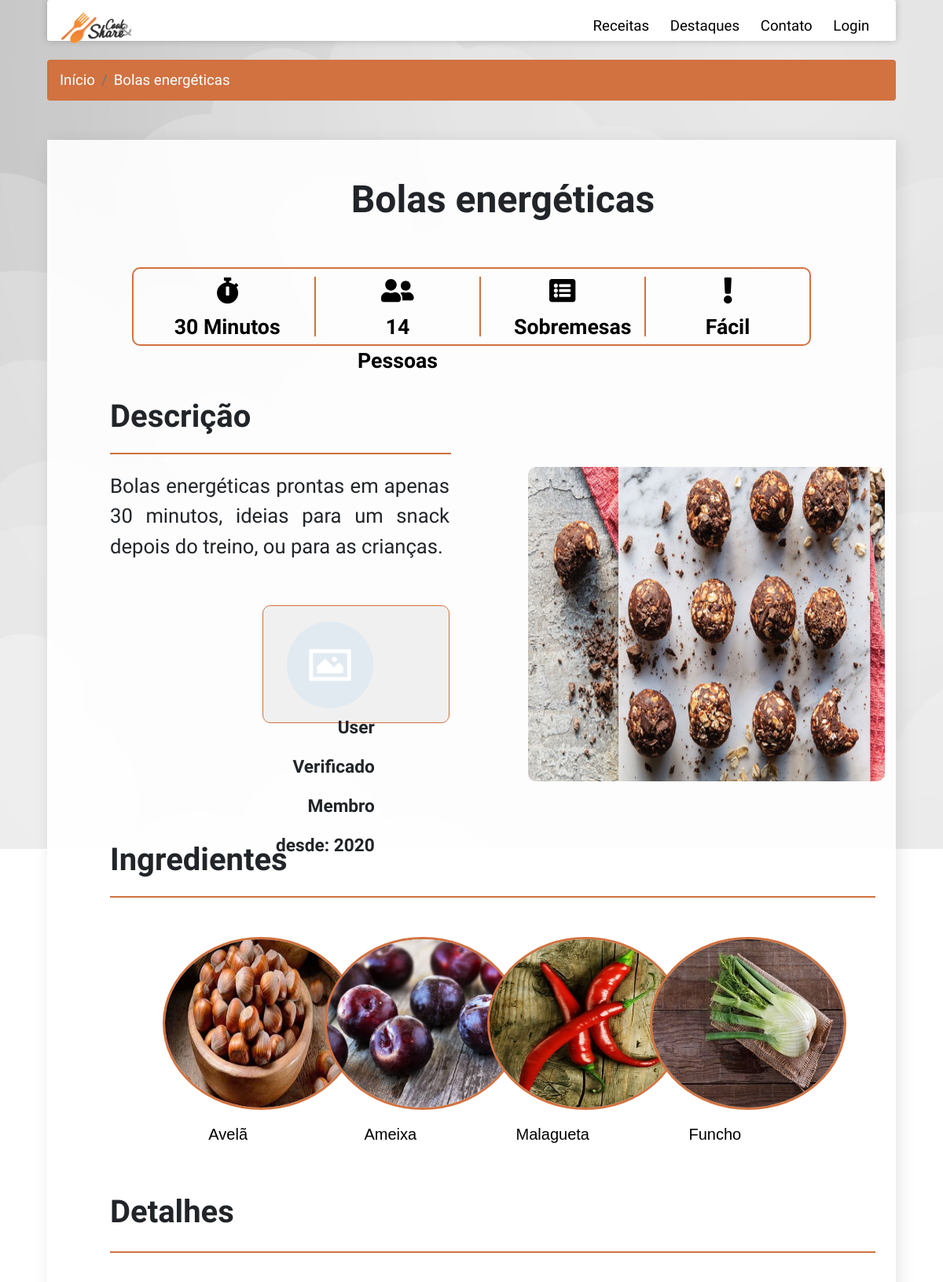
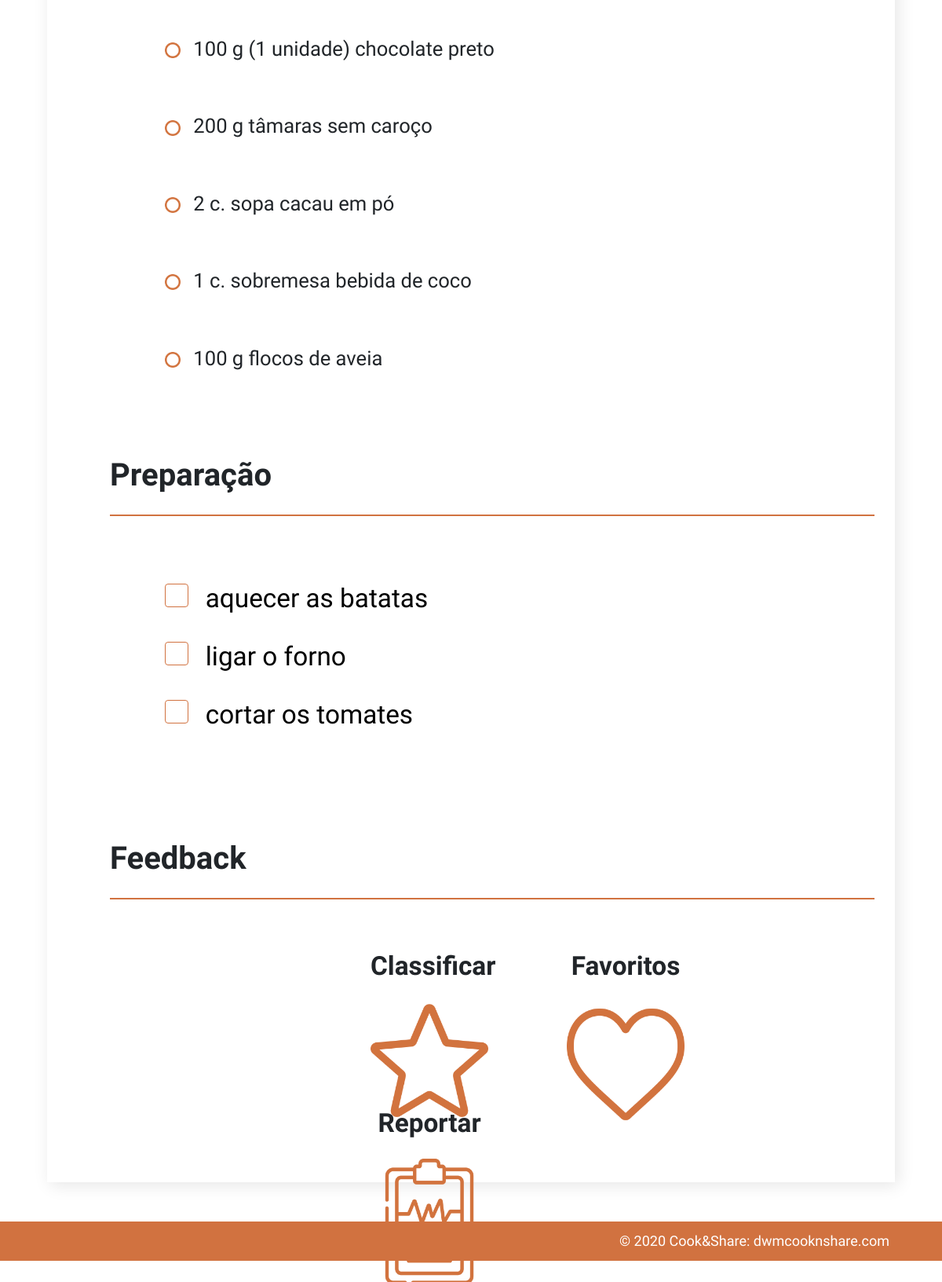
Screenshot of /receita.php?receita=7 with the database file from the repository (2 pictures, top to bottom).
### tables this page shows
CREATE TABLE `receitas` (
  `id_receita` int(6) NOT NULL,
  `id_user` int(6) NOT NULL,
  `nome` varchar(255) NOT NULL,
  `imagem` varchar(22) NOT NULL DEFAULT 'sem_imagem.jpg',
  `descricao` longtext NOT NULL,
  `duracao` int(10) NOT NULL,
  `ingredientes_desc` varchar(255) NOT NULL,
  `id_ingredientes` varchar(255) NOT NULL,
  `passos` varchar(255) NOT NULL,
  `id_categoria` int(6) NOT NULL,
  `npessoas` int(10) NOT NULL,
  `classificacao` int(11) NOT NULL DEFAULT 3,
  `total_classificacao` float NOT NULL,
  `nclassificacoes` int(11) NOT NULL,
  `dificuldade` enum('Fácil','Média','Difícil','') NOT NULL,
  `privacidade` enum('Público','Privado') NOT NULL DEFAULT 'Público',
  `estado` enum('Pendente','Aprovado','','') NOT NULL DEFAULT 'Pendente',
  `criado` timestamp NOT NULL DEFAULT current_timestamp(),
  `editado` timestamp NOT NULL DEFAULT current_timestamp() ON UPDATE current_timestamp()
);

CREATE TABLE `categorias` (
  `id_categoria` int(6) NOT NULL,
  `nome` varchar(255) NOT NULL,
  `imagem` varchar(255) NOT NULL DEFAULT 'sem_imagem.jpg',
  `criado` timestamp NOT NULL DEFAULT current_timestamp(),
  `editado` timestamp NOT NULL DEFAULT current_timestamp() ON UPDATE current_timestamp()
);

CREATE TABLE `utilizadores` (
  `id_user` int(6) NOT NULL,
  `nome` varchar(255) NOT NULL,
  `apelido` varchar(255) DEFAULT NULL,
  `imagem` varchar(255) DEFAULT 'sem_imagem.jpg',
  `email` varchar(255) NOT NULL,
  `nif` bigint(9) DEFAULT 0,
  `idade` int(10) DEFAULT 0,
  `sexo` enum('Não Definido','Masculino','Feminino','Não Revelar') NOT NULL DEFAULT 'Não Definido',
  `nivel` enum('1','2') NOT NULL,
  `password` varchar(255) NOT NULL,
  `verificacao` enum('Não','Sim') NOT NULL DEFAULT 'Não',
  `token_verificacao` varchar(32) DEFAULT NULL,
  `token_passwordreset` varchar(32) DEFAULT NULL,
  `criado` timestamp NOT NULL DEFAULT current_timestamp(),
  `editado` timestamp NOT NULL DEFAULT current_timestamp() ON UPDATE current_timestamp()
);

CREATE TABLE `ingredientes` (
  `id_ingrediente` int(6) NOT NULL,
  `nome` varchar(255) NOT NULL,
  `imagem` varchar(255) NOT NULL DEFAULT 'sem_imagem.jpg',
  `criado` timestamp NOT NULL DEFAULT current_timestamp(),
  `editado` timestamp NOT NULL DEFAULT current_timestamp() ON UPDATE current_timestamp()
);

### receita.php (the view, shortened to what this page needs)
<?php
include 'db.php';
    if (isset($_GET["receita"])){
        $receita = $_GET["receita"];
      }
      $receita = intval($receita);
      $query1 = mysqli_query($conn, "SELECT receitas.id_receita, receitas.nome, receitas.total_classificacao, receitas.nclassificacoes, receitas.imagem, receitas.descricao, receitas.duracao, receitas.ingredientes_desc, receitas.id_ingredientes,
      receitas.passos, receitas.npessoas, receitas.classificacao, receitas.dificuldade, receitas.criado, categorias.nome AS 'catnome', utilizadores.nome AS 'usernome',  utilizadores.imagem AS 'user_img',
      utilizadores.apelido AS 'userapelido', utilizadores.criado AS 'usercriado' FROM receitas INNER JOIN utilizadores ON receitas.id_user = utilizadores.id_user INNER JOIN
      categorias ON receitas.id_categoria = categorias.id_categoria WHERE receitas.id_receita = $receita");
      foreach ($query1 as $row) {
        $nome = $row['nome'];
        $imagem = $row['imagem'];
        $user_img = $row['user_img'];
        $descricao = $row['descricao'];
        $duracao = $row['duracao'];
        $ingredientes = $row['ingredientes_desc'];
        $id_ingredientes = $row['id_ingredientes'];
        $passos = $row['passos'];
        $npessoas = $row['npessoas'];
        $dificuldade = $row['dificuldade'];
        $catnome = $row['catnome'];
        $usernome = $row['usernome'];
        $userapelido = $row['userapelido'];
        $usercriado = $row['usercriado'];
        $usercriado = date('Y', strtotime($usercriado));
        }
        ?>
<html>
<head>
    <link rel="stylesheet" href="https://stackpath.bootstrapcdn.com/bootstrap/4.4.1/css/bootstrap.min.css">
    <link href='https://cdnjs.cloudflare.com/ajax/libs/font-awesome/4.7.0/css/font-awesome.min.css' rel='stylesheet' type='text/css'>
    <link rel="stylesheet" href="assets/css/receita.css">
    <link rel="stylesheet" href="assets/css/toastr.css">
    <link rel="stylesheet" href="https://cdnjs.cloudflare.com/ajax/libs/rateYo/2.3.2/jquery.rateyo.min.css">
</head>
<body>
<?php include("includes/navsU.php"); ?>
 <div class="dbreadcrumb" aria-label="breadcrumb">
        <ol class="breadcrumb">
            <li class="breadcrumb-item"><a href="receitas.php">Início</a></li>
            <li class="breadcrumb-item active" aria-current="page"><a href="" onclick="location.reload();"><?php echo $nome?></a></li>
        </ol>
    </div>
    <div class="content">
        <p class="nome"><?php echo $nome?></p>
        <div class="op">
            <ul class="infos">
                <li class="tempo"><span class="icon"><i class='fas fa-stopwatch' aria-hidden="true"></i></span><br>
                <?php echo $duracao;?> Minutos</a></li>
                <li class="pessoas"><span class="icon"><i class='fas fa-user-friends' aria-hidden="true"></i></span><br>
                <?php echo $npessoas;?> Pessoas</a></li>
                <li class="categoria"><span class="icon"><i class='fa fa-list-alt' aria-hidden="true"></i></span><br>
                <?php echo $catnome;?> </a></li>
                <li class="dificuldade"><span class="icon"><i class='fas fa-exclamation' aria-hidden="true"></i></span><br>
                <?php echo $dificuldade;?></a></li>
            </ul>
        </div>
        <p class="descricao">Descrição</p>
        <hr class="hrdesc">
        <div class="descricao">
            <p><?php echo $descricao?></p>
            <div class="autor">
            <img src="/admin/img/users/<?php echo $user_img?>" alt="<?php echo $nome?>">
            <div class="nomes">
                <span class="nome"><?php echo $usernome?> <?php echo $userapelido?> </span>
                <p class="criado">Membro desde: <?php echo $usercriado?></p>
            </div>
        </div>
        </div>
        <div class="imagem">
            <img src="/assets/img/receitas/<?php echo $imagem?>" alt="<?php echo $nome?>">
        </div>
        <p class="ingredientes">Ingredientes</p>
        <hr class="hring">
        <div class="ingredientes">
        <ul id="c">
		<?php
            $id_ingredientes = explode(',', $id_ingredientes);
            foreach($id_ingredientes as $ingre){
                $ingre = intval($ingre);
                $query2 = mysqli_query($conn, "SELECT * FROM ingredientes WHERE ingredientes.id_ingrediente = '$ingre'");
                foreach($query2 as $row2) {
                    $ingrediente_nome = $row2['nome'];
                    $ingrediente_imagem = $row2['imagem'];
                    echo "
                    <li><p><img src='admin/img/ingredientes/$ingrediente_imagem' alt='$ingrediente_nome'></p><p>$ingrediente_nome</p></li>
                    ";
                }
            }
           ?>
	    </ul>
        </div>
        <p class="detingre">Detalhes</p>
        <hr class="hrdet">
        <div class="ingredesc">
            <?php
            $ingredientes = explode(',', $ingredientes);
            echo " <div class='ingrep'>";
            foreach($ingredientes as $ingres){
                echo "
                <p class='ingres'><img src='assets/img/circulo.png' alt=''> ", $ingres , "</p>
                ";
            }
           ?>
           </div>
           </div>
        <p class="passos">Preparação</p>
        <hr class="hrpassos">
        <div class="passosdesc">
        <?php
            $passos = explode(',', $passos);
            echo " <div class='pre'>";
            foreach($passos as $passo){
                echo "
                <p class='pre'><input type='checkbox' id='$passo' name='ps' value='ps'>
                <label for='$passo' class='passossp' data-content='$passo'>$passo</label></p>
                ";
            }
            ?>
        </div>
        </div>
        <p class="feedback">Feedback</p>
        <hr class="feedback">
        <div class="opcoes">
            <div class="divclass">
                <p>Classificar</p>
                <img class="class" id="class" src="assets/img/classificar.png" alt="Classificar Receita">
            </div>
            <div class="divfav">
                <p>Favoritos</p>
                <img id="favs" class="fav" src="assets/img/favoritos.png" alt="Adicionar Receita aos Favoritos">
            </div>
            <div class="divrep">
                <p>Reportar</p>
            </div>
        </div>
    </div>
</body>
</html>

### assets/css/navU.css (style rules this page uses)
* { margin: 0; padding: 0; font-family: 'Dosis', sans-serif; }

### assets/css/footer.css (style rules this page uses)
footer { position: relative; width: 100%; height: 50px; bottom: 0; background-color: #D17240; }
div#foot p { text-align: center; color: white; font-size: 18px; padding-top: 10px; line-height: 30px; margin-bottom: 0!important; }

### rows the page displays
receitas: nome "Bolas energéticas", duracao "30", npessoas "14", id_categoria.nome "Sobremesas", dificuldade "Fácil", descricao "Bolas energéticas prontas em apenas 30 minutos, ideias para um snack depois do treino, ou para as crianças.", id_user.imagem (picture), id_user.nome "User", id_user.apelido "Verificado", id_user.criado "2020", imagem (picture), ingredientes_desc "100 g (1 unidade) chocolate preto", ingredientes_desc "200 g tâmaras sem caroço", ingredientes_desc "2 c. sopa cacau em pó", ingredientes_desc "1 c. sobremesa bebida de coco", ingredientes_desc "100 g flocos de aveia", passos "aquecer as batatas", passos "ligar o forno", passos "cortar os tomates"
ingredientes: nome "Avelã"
ingredientes: imagem (picture), nome "Ameixa"
ingredientes: imagem (picture), nome "Malagueta"
ingredientes: imagem (picture), nome "Funcho"
